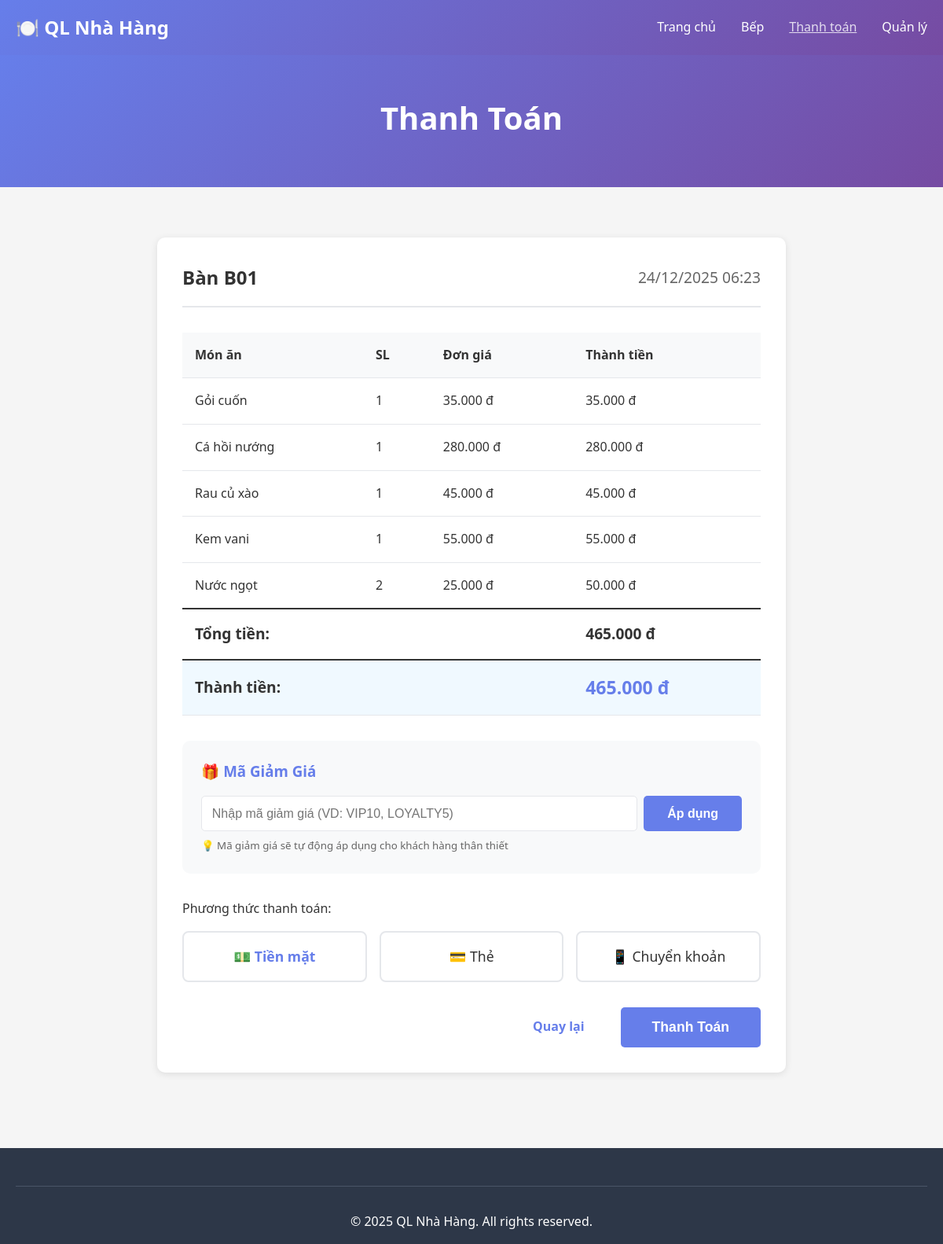
The page /billing.php?table=1 on the database its author committed.
### tables this page shows
CREATE TABLE orders (
    id INT PRIMARY KEY AUTO_INCREMENT,
    order_number VARCHAR(20) DEFAULT NULL UNIQUE COMMENT 'Mã đơn hàng (tự động tạo)',
    user_id INT DEFAULT NULL COMMENT 'ID người dùng (nếu đã đăng nhập)',
    table_id INT NOT NULL COMMENT 'ID bàn',
    order_date DATETIME DEFAULT CURRENT_TIMESTAMP COMMENT 'Thời gian đặt hàng',
    total_amount DECIMAL(10, 2) DEFAULT 0 COMMENT 'Tổng tiền',
    discount_amount DECIMAL(10, 2) DEFAULT 0 COMMENT 'Số tiền giảm giá',
    final_amount DECIMAL(10, 2) DEFAULT 0 COMMENT 'Thành tiền cuối cùng',
    status ENUM('pending', 'preparing', 'ready', 'served', 'completed', 'paid', 'cancelled') DEFAULT 'pending' COMMENT 'Trạng thái đơn hàng',
    payment_method ENUM('cash', 'card', 'transfer', 'momo', 'zalopay') DEFAULT 'cash' COMMENT 'Phương thức thanh toán',
    payment_status ENUM('unpaid', 'paid', 'refunded') DEFAULT 'unpaid' COMMENT 'Trạng thái thanh toán',
    paid_at TIMESTAMP NULL DEFAULT NULL COMMENT 'Thời gian thanh toán',
    notes TEXT DEFAULT NULL COMMENT 'Ghi chú đơn hàng',
    created_at TIMESTAMP DEFAULT CURRENT_TIMESTAMP,
    updated_at TIMESTAMP DEFAULT CURRENT_TIMESTAMP ON UPDATE CURRENT_TIMESTAMP,
    
     
    FOREIGN KEY (user_id) REFERENCES users(id) 
        ON DELETE SET NULL 
        ON UPDATE CASCADE,
    FOREIGN KEY (table_id) REFERENCES tables(id)
        ON DELETE RESTRICT 
        ON UPDATE CASCADE,
    
     
    INDEX idx_order_number (order_number),
    INDEX idx_user_id (user_id),
    INDEX idx_table_id (table_id),
    INDEX idx_order_date (order_date),
    INDEX idx_status (status),
    INDEX idx_payment_status (payment_status),
    INDEX idx_created_at (created_at)
);

CREATE TABLE tables (
    id INT PRIMARY KEY AUTO_INCREMENT,
    table_number VARCHAR(10) NOT NULL UNIQUE COMMENT 'Số bàn (VD: B01, B02)',
    capacity INT NOT NULL COMMENT 'Sức chứa (số người)',
    floor INT DEFAULT 1 COMMENT 'Tầng (1, 2, 3...)',
    location VARCHAR(100) DEFAULT NULL COMMENT 'Vị trí (VD: Gần cửa sổ, Góc yên tĩnh)',
    status ENUM('empty', 'occupied', 'reserved', 'cleaning', 'maintenance') DEFAULT 'empty' COMMENT 'Trạng thái bàn',
    notes TEXT DEFAULT NULL COMMENT 'Ghi chú về bàn',
    created_at TIMESTAMP DEFAULT CURRENT_TIMESTAMP,
    updated_at TIMESTAMP DEFAULT CURRENT_TIMESTAMP ON UPDATE CURRENT_TIMESTAMP,
    
    INDEX idx_table_number (table_number),
    INDEX idx_status (status),
    INDEX idx_floor (floor),
    INDEX idx_capacity (capacity)
);

CREATE TABLE order_items (
    id INT PRIMARY KEY AUTO_INCREMENT,
    order_id INT NOT NULL COMMENT 'ID đơn hàng',
    dish_id INT NOT NULL COMMENT 'ID món ăn',
    dish_name VARCHAR(200) NOT NULL COMMENT 'Tên món ăn (lưu lại để tránh thay đổi giá sau)',
    quantity INT NOT NULL DEFAULT 1 COMMENT 'Số lượng',
    price DECIMAL(10, 2) NOT NULL COMMENT 'Giá tại thời điểm đặt (VNĐ)',
    subtotal DECIMAL(10, 2) NOT NULL COMMENT 'Thành tiền (quantity * price)',
    status ENUM('pending', 'preparing', 'ready', 'served', 'cancelled') DEFAULT 'pending' COMMENT 'Trạng thái món',
    notes TEXT DEFAULT NULL COMMENT 'Ghi chú đặc biệt cho món',
    created_at TIMESTAMP DEFAULT CURRENT_TIMESTAMP COMMENT 'Thời gian thêm vào đơn',
    updated_at TIMESTAMP DEFAULT CURRENT_TIMESTAMP ON UPDATE CURRENT_TIMESTAMP,
    prepared_at TIMESTAMP NULL DEFAULT NULL COMMENT 'Thời gian bắt đầu chế biến',
    ready_at TIMESTAMP NULL DEFAULT NULL COMMENT 'Thời gian hoàn thành',
    served_at TIMESTAMP NULL DEFAULT NULL COMMENT 'Thời gian phục vụ',
    
     
    FOREIGN KEY (order_id) REFERENCES orders(id) 
        ON DELETE CASCADE 
        ON UPDATE CASCADE,
    FOREIGN KEY (dish_id) REFERENCES dishes(id) 
        ON DELETE RESTRICT 
        ON UPDATE CASCADE,
    
     
    INDEX idx_order_id (order_id),
    INDEX idx_dish_id (dish_id),
    INDEX idx_status (status),
    INDEX idx_created_at (created_at)
);

CREATE TABLE dishes (
    id INT PRIMARY KEY AUTO_INCREMENT,
    name VARCHAR(200) NOT NULL COMMENT 'Tên món ăn',
    description TEXT DEFAULT NULL COMMENT 'Mô tả chi tiết món ăn',
    price DECIMAL(10, 2) NOT NULL COMMENT 'Giá bán (VNĐ)',
    cost_price DECIMAL(10, 2) DEFAULT NULL COMMENT 'Giá vốn (để tính lợi nhuận)',
    image VARCHAR(255) DEFAULT NULL COMMENT 'Đường dẫn ảnh món ăn',
    category_id INT NOT NULL COMMENT 'ID danh mục',
    status ENUM('available', 'unavailable', 'out_of_stock') DEFAULT 'available' COMMENT 'Trạng thái món',
    is_featured BOOLEAN DEFAULT FALSE COMMENT 'Món nổi bật',
    preparation_time INT DEFAULT NULL COMMENT 'Thời gian chế biến (phút)',
    calories INT DEFAULT NULL COMMENT 'Calories (nếu có)',
    created_at TIMESTAMP DEFAULT CURRENT_TIMESTAMP,
    updated_at TIMESTAMP DEFAULT CURRENT_TIMESTAMP ON UPDATE CURRENT_TIMESTAMP,
    
     
    FOREIGN KEY (category_id) REFERENCES categories(id)
        ON DELETE RESTRICT 
        ON UPDATE CASCADE,
    
     
    INDEX idx_category_id (category_id),
    INDEX idx_status (status),
    INDEX idx_is_featured (is_featured),
    INDEX idx_price (price),
    INDEX idx_name (name(50))
);

### config.php (called while the page is built, shortened)
<?php
function formatCurrency($amount) {
    return number_format($amount, 0, ',', '.') . ' đ';
}
function formatDateTime($datetime) {
    return date('d/m/Y H:i', strtotime($datetime));
}
?>

### billing.php (the view, shortened to what this page needs)
<?php
require_once 'config.php';
$conn = getDBConnection();
$tables = $conn->query("SELECT * FROM tables WHERE status = 'occupied' ORDER BY table_number");
$selected_table = isset($_GET['table']) ? intval($_GET['table']) : 0;
$order_info = null;
$order_items = [];
if ($selected_table > 0) {
    $orders_result = $conn->query("
        SELECT o.*, t.table_number
        FROM orders o
        JOIN tables t ON o.table_id = t.id
        WHERE o.table_id = $selected_table AND o.status != 'paid'
        ORDER BY o.order_date ASC
    ");
    $all_order_ids = [];
    $total_amount = 0;
    $order_info = null;
    if ($orders_result->num_rows > 0) {
        $first_order = $orders_result->fetch_assoc();
        $order_info = [
            'id' => $first_order['id'],
            'table_id' => $first_order['table_id'],
            'table_number' => $first_order['table_number'],
            'order_date' => $first_order['order_date'],
            'total_amount' => 0
        ];
        $orders_result->data_seek(0);
        while ($order = $orders_result->fetch_assoc()) {
            $all_order_ids[] = $order['id'];
            $total_amount += floatval($order['total_amount']);
        }
        $order_info['total_amount'] = $total_amount;
        $order_info['all_order_ids'] = $all_order_ids;
        $applied_promotion = null;
        $discount_amount = 0;
        $final_amount = $total_amount;
        $order_info['discount_amount'] = $discount_amount;
        $order_info['final_amount'] = $final_amount;
        $order_info['applied_promotion'] = $applied_promotion;
        if (!empty($all_order_ids)) {
            $order_ids_str = implode(',', $all_order_ids);
            $items_result = $conn->query("
                SELECT oi.*, d.name as dish_name, o.order_date as order_date, oi.order_id
                FROM order_items oi
                JOIN dishes d ON oi.dish_id = d.id
                JOIN orders o ON oi.order_id = o.id
                WHERE oi.order_id IN ($order_ids_str)
                ORDER BY o.order_date ASC, oi.id ASC
            ");
            while ($item = $items_result->fetch_assoc()) {
                $order_items[] = $item;
            }
        }
    }
}
?>
<!DOCTYPE html>
<html lang="vi">
<head>
    <link rel="stylesheet" href="assets/css/style.css">
</head>
<body>
    <nav class="navbar">
        <div class="container">
            <div class="logo">
                <h2>🍽️ QL Nhà Hàng</h2>
            </div>
            <ul class="nav-menu">
                <li><a href="index.php">Trang chủ</a></li>
                <li><a href="kitchen.php">Bếp</a></li>
                <li><a href="billing.php" class="active">Thanh toán</a></li>
                <li><a href="admin/">Quản lý</a></li>
            </ul>
        </div>
    </nav>
    <div class="page-header">
        <div class="container">
            <h1>Thanh Toán</h1>
        </div>
    </div>
    <div class="container">
        <div class="billing-container">
            <?php if ($selected_table == 0): ?>
            <div class="table-selection">
                <h2>Chọn Bàn Cần Thanh Toán</h2>
                <div class="tables-grid">
                    <?php while ($table = $tables->fetch_assoc()): ?>
                    <a href="?table=<?php echo $table['id']; ?>" class="table-card occupied">
                        <div class="table-number">Bàn <?php echo $table['table_number']; ?></div>
                        <div class="table-status">Có khách</div>
                    </a>
                    <?php endwhile; ?>
                    <?php if ($tables->num_rows == 0): ?>
                    <p class="empty-message">Không có bàn nào cần thanh toán</p>
                    <?php endif; ?>
                </div>
            </div>
            <?php elseif ($order_info): ?>
            <div class="billing-content">
                <div class="billing-header">
                    <h2>Bàn <?php echo $order_info['table_number']; ?></h2>
                    <span class="order-time"><?php echo formatDateTime($order_info['order_date']); ?></span>
                </div>
                <div class="invoice-items">
                    <table class="invoice-table">
                        <thead>
                            <tr>
                                <th>Món ăn</th>
                                <th>SL</th>
                                <th>Đơn giá</th>
                                <th>Thành tiền</th>
                            </tr>
                        </thead>
                        <tbody>
                            <?php
                            foreach ($order_items as $item):
                            ?>
                            <tr>
                                <td><?php echo htmlspecialchars($item['dish_name']); ?></td>
                                <td><?php echo $item['quantity']; ?></td>
                                <td><?php echo formatCurrency($item['price']); ?></td>
                                <td><?php echo formatCurrency($item['price'] * $item['quantity']); ?></td>
                            </tr>
                            <?php endforeach; ?>
                        </tbody>
                        <tfoot>
                            <tr>
                                <td colspan="3"><strong>Tổng tiền:</strong></td>
                                <td><strong><?php echo formatCurrency($order_info['total_amount']); ?></strong></td>
                            </tr>
                            <tr style="background: #f0f9ff; font-size: 1.1em;">
                                <td colspan="3"><strong>Thành tiền:</strong></td>
                                <td><strong style="color: #667eea; font-size: 1.2em;"><?php echo formatCurrency($order_info['final_amount']); ?></strong></td>
                            </tr>
                        </tfoot>
                    </table>
                </div>
                <div style="background: #f8f9fa; padding: 1.5rem; border-radius: 10px; margin-bottom: 2rem;">
                    <h3 style="margin-bottom: 1rem; color: #667eea;">🎁 Mã Giảm Giá</h3>
                    <?php if ($order_info['discount_amount'] > 0): ?>
                        <div style="background: #d1fae5; padding: 1rem; border-radius: 8px; margin-bottom: 1rem;">
                            <div style="display: flex; justify-content: space-between; align-items: center;">
                                <div>
                                    <strong style="color: #065f46;">✓ Đã áp dụng giảm giá:</strong>
                                    <div style="color: #666; margin-top: 0.5rem;">
                                        <?php echo htmlspecialchars($order_info['applied_promotion']['name']); ?>
                                        <?php if ($order_info['applied_promotion']['code']): ?>
                                            <span style="background: #10b981; color: white; padding: 2px 8px; border-radius: 4px; font-size: 0.9em; margin-left: 8px;">
                                                <?php echo htmlspecialchars($order_info['applied_promotion']['code']); ?>
                                            </span>
                                        <?php endif; ?>
                                    </div>
                                </div>
                                <form method="POST" style="display: inline;">
                                    <input type="hidden" name="remove_promotion" value="1">
                                    <button type="submit" class="btn btn-sm btn-danger">Xóa</button>
                                </form>
                            </div>
                        </div>
                    <?php else: ?>
                        <form method="POST" style="display: flex; gap: 0.5rem;">
                            <input type="text" name="promotion_code" placeholder="Nhập mã giảm giá (VD: VIP10, LOYALTY5)"
                                   class="form-control" style="flex: 1;">
                            <button type="submit" name="apply_promotion" class="btn btn-primary">Áp dụng</button>
                        </form>
                        <small style="color: #666; margin-top: 0.5rem; display: block;">
                            💡 Mã giảm giá sẽ tự động áp dụng cho khách hàng thân thiết
                        </small>
                    <?php endif; ?>
                </div>
                <form method="POST" class="payment-form">
                    <div class="form-group">
                        <label>Phương thức thanh toán:</label>
                        <div class="payment-methods">
                            <label class="payment-method">
                                <span>💵 Tiền mặt</span>
                            </label>
                            <label class="payment-method">
                                <span>💳 Thẻ</span>
                            </label>
                            <label class="payment-method">
                                <span>📱 Chuyển khoản</span>
                            </label>
                        </div>
                    </div>
                    <div class="payment-actions">
                        <a href="billing.php" class="btn btn-secondary">Quay lại</a>
                        <button type="submit" name="pay" class="btn btn-primary btn-lg">Thanh Toán</button>
                    </div>
                </form>
            </div>
            <?php endif; ?>
        </div>
    </div>
    <footer class="footer">
        <div class="container">
            <div class="footer-bottom">
                <p>&copy; 2025 QL Nhà Hàng. All rights reserved.</p>
            </div>
        </div>
    </footer>
</body>
</html>

### rows shown on the page
orders: table.table_number "B01", order_date "24/12/2025 06:23", total_amount "465.000 đ", final_amount "465.000 đ"
order_items: dish.name "Gỏi cuốn", quantity "1", price "35.000 đ", formatCurrency($item['price'] * $item['quantity']) "35.000 đ"
order_items: dish.name "Cá hồi nướng", quantity "1", price "280.000 đ", formatCurrency($item['price'] * $item['quantity']) "280.000 đ"
order_items: dish.name "Rau củ xào", quantity "1", price "45.000 đ", formatCurrency($item['price'] * $item['quantity']) "45.000 đ"
order_items: dish.name "Kem vani", quantity "1", price "55.000 đ", formatCurrency($item['price'] * $item['quantity']) "55.000 đ"
order_items: dish.name "Nước ngọt", quantity "2", price "25.000 đ", formatCurrency($item['price'] * $item['quantity']) "50.000 đ"
